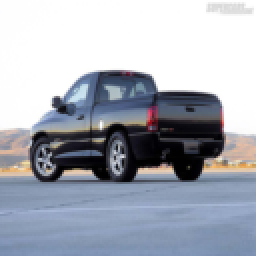
#> input picture input_image_7.png, 128 x 128 px (shown 2 times larger)
$ python -i image_processing.py   (imports and definitions only)
#> lines starting #> are read from the running program, lines starting #| are printed output that depends on the picture
# image_processing.py

import numpy as np
import matplotlib.pyplot as plt
from PIL import Image, ImageOps

def auto_contrast(img_array, cutoff=2, ignore=2):
    """
    Applies auto-contrast to each slice of the image stack.
    Works on a COPY so the original data isn't modified,
    since the contrast is only for display, not processing.

    Args:
        img_array (numpy.ndarray): Image stack with shape (num_slices, height, width).
        cutoff (int): Percentage of pixels to clip from each end of the histogram.
        ignore (int): Number of pixels to ignore at the ends of the histogram.

    Returns:
        numpy.ndarray: Copy of the array with auto-contrast applied.
    """
    result = img_array.copy()
    for i in range(result.shape[0]):
        im_pil = Image.fromarray(result[i, :, :])
        if im_pil.mode != 'RGB':
            im_pil = im_pil.convert('RGB')
        im2 = ImageOps.autocontrast(im_pil, cutoff=cutoff, ignore=ignore).convert('L')
        result[i, :, :] = np.array(im2)
    return result


# [66 lines left out: functions show_histogram, binarize_variance, threshold_image_pil, not called in this run]

>>> import cv2
>>> picture = cv2.imread('input_image_7.png')
#> picture is the input picture: shape (128, 128, 3); mean B, G, R 182.5, 171.9, 167
>>> result = auto_contrast(picture)
#> after the loop in auto_contrast, `for i in range(result.shape[0]):`:
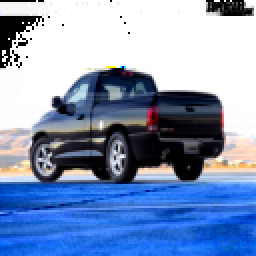
#> result: shape (128, 128, 3) (shown 2 times larger); mean B, G, R 187.3, 150.5, 129.5

$ run again, on Varianza_Poblacional_analysis.png
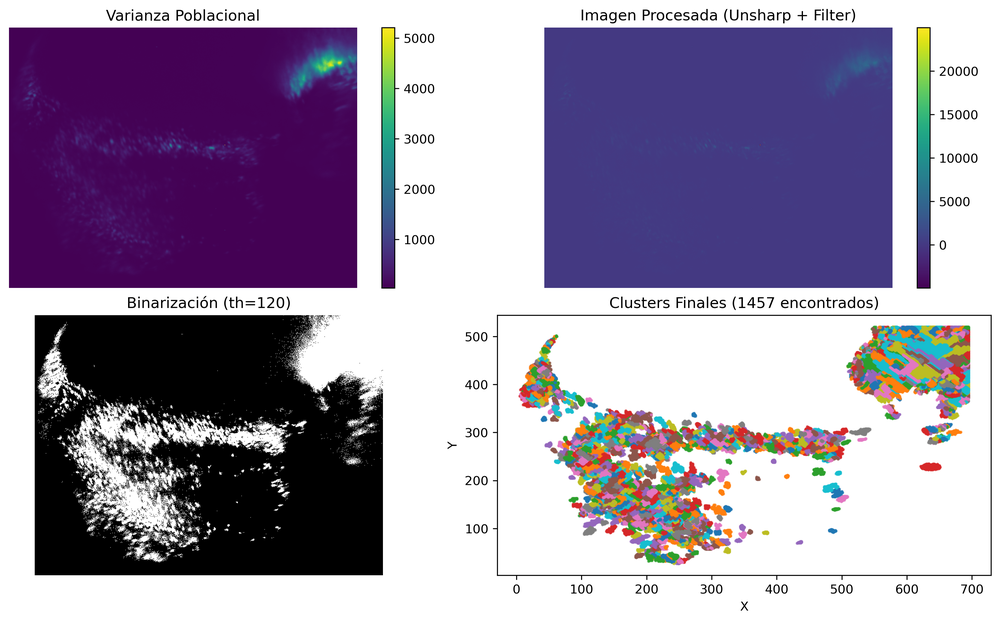
#> input picture Varianza_Poblacional_analysis.png, 1000 x 622 px, shrunk from 3340 x 2076 before the run
#> picture is the input picture: shape (622, 1000, 3); mean B, G, R 170.5, 149.2, 159.9
#> after the loop in auto_contrast, `for i in range(result.shape[0]):`:
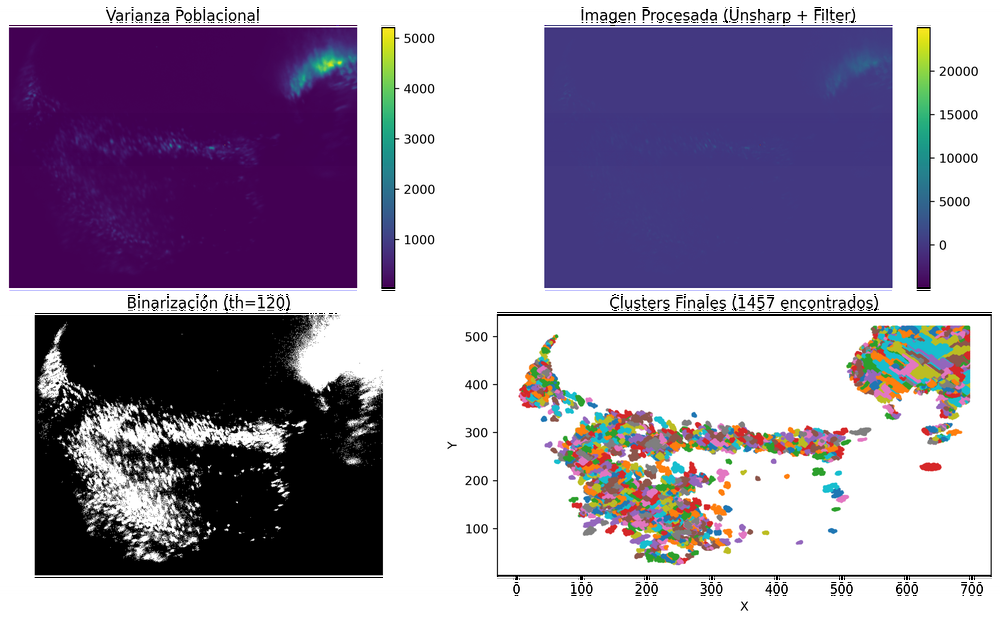
#> result: shape (622, 1000, 3); mean B, G, R 168.6, 147.1, 157.8
